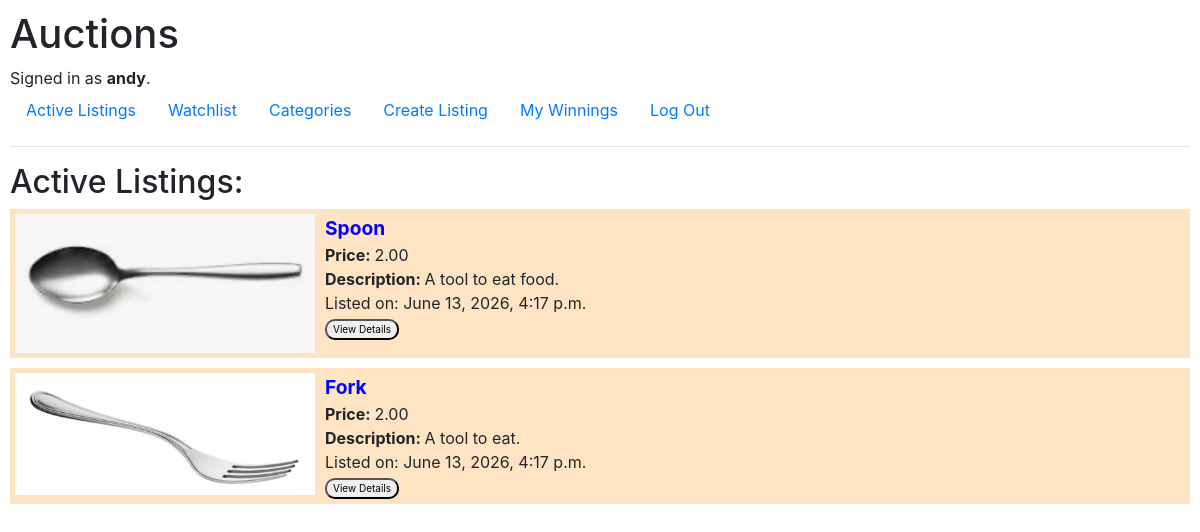
The app's page / (signed in), older data.
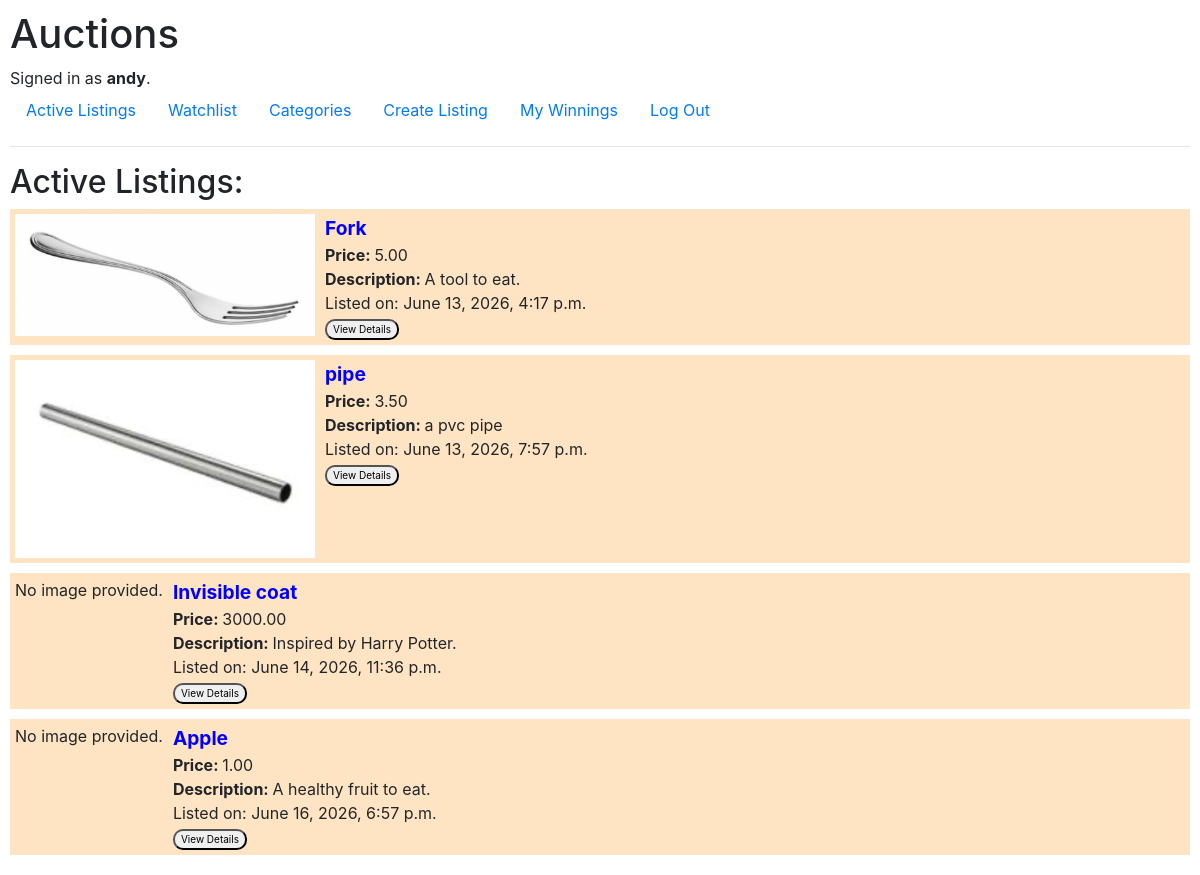
The same page, newer data.
### auctions/models.py (models this page shows, shortened)
class Listing(models.Model):
    owner = models.ForeignKey(
        User, on_delete=models.CASCADE, related_name="listings")
    name = models.CharField(max_length=64)
    description = models.TextField()
    image = models.ImageField(upload_to="listings/", blank=True, null=True)
    category = models.CharField(max_length=30, default="Other")
    price = models.DecimalField(max_digits=10, decimal_places=2)
    datetime = models.DateTimeField(auto_now_add=True)
    active = models.BooleanField(default=True)
    winner = models.ForeignKey(User, on_delete=models.SET_NULL, null=True, blank=True, default=None, related_name="wins")

### auctions/views.py (the view)
# urls.py: path("", views.index, name="index"),
def index(request):
    if request.user.is_authenticated:
        return render(request, "auctions/index.html", {
            "listings": Listing.objects.filter(active=True),
        })
    else:
        return redirect("login")

### auctions/templates/auctions/index.html
{% extends "auctions/layout.html" %}
{% block body %}
    <h2>Active Listings:</h2>
    {% if listings %}
        {% for listing in listings %}
        <div class="listing-container">
            <div class="listing-block listing-image">
                {% if listing.image %}
                    <img src="{{ listing.image.url }}" alt="{{ listing.name }}" style="max-width: 300px; max-height:200px;">
                {% else %}
                    <p>No image provided.</p>
                {% endif %}
            </div>
            <div class="listing-block listing-details">
                <div id="listing-title"><b>{{ listing.name }}</b></div>
                <div id="listing-price"><b>Price: </b>{{ listing.price }}</div>
                <div id="listing-description"><b>Description: </b>{{ listing.description }}</div>
                <div id="listing-datetime">Listed on: {{listing.datetime}}</div>
                <a href="{% url 'listing' listing.id %}">
                    <button class="submit-button" id="listing-button">View Details</button>
                </a>
           </div>
        </div>
        {% endfor %}
    {% endif %}
{% endblock %}

Row changes from the older to the newer data that the page shows:
no longer on this page (row edited): Listing: image (picture), name "Spoon", price "2.00", description "A tool to eat food.", datetime "June 13, 2026, 4:17 p.m."
changed Listing "Fork": price "2.00" → "5.00"
added Listing: image (picture), name "pipe", price "3.50", description "a pvc pipe", datetime "June 13, 2026, 7:57 p.m."
added Listing: image "No image provided.", name "Invisible coat", price "3000.00", description "Inspired by Harry Potter.", datetime "June 14, 2026, 11:36 p.m."
added Listing: image "No image provided.", name "Apple", price "1.00", description "A healthy fruit to eat.", datetime "June 16, 2026, 6:57 p.m."
